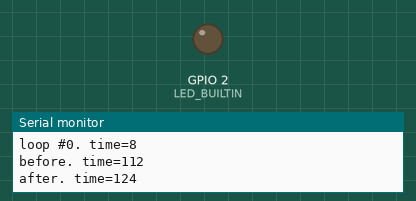
Bench run of a program on a simulated ESP8266 (Wemos D1 mini). On the bench: output pins drawn as LEDs (lit = HIGH, except the on-board LED, lit = LOW), the last lines printed to the serial monitor.

Above: at 0.5 s.
At 9.5 s:
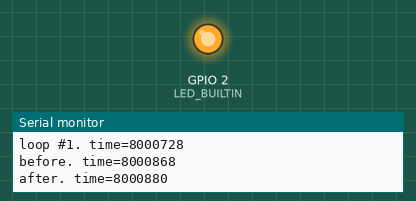
Timing chart, 0 to 10.4 s (numbered marks = the images above):
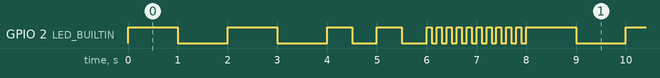

The program:

main.cpp
```cpp
#include <Arduino.h>

void setup() {
   Serial.begin(9600);
  pinMode(LED_BUILTIN, OUTPUT);
}

void loop() {
   int time = micros();
   static int counterLoop=0;
   Serial.printf("loop #%d. time=%d\n", counterLoop,time);
   counterLoop++;
   int a=0;

   for(a=0 ;a <2; a++)
   {
      int time1 = micros();
       digitalWrite(LED_BUILTIN, HIGH);
      int time2 = micros();
      Serial.printf("before. time=%d\n", time1);
      Serial.printf("after. time=%d\n", time2);
     digitalWrite(LED_BUILTIN, HIGH);
     delay(1000);
     digitalWrite(LED_BUILTIN, LOW);
     delay(1000);
   }

   for(a=0 ;a <2 ;a++)
   {
     digitalWrite(LED_BUILTIN, HIGH);
     delay(500);
     digitalWrite(LED_BUILTIN, LOW);
     delay(500);
   }

   for(a=0 ;a <10; a++)
   {
      //Serial.println("i am the first project. time=%d", time);
     digitalWrite(LED_BUILTIN, HIGH);
     delay(100);
     digitalWrite(LED_BUILTIN, LOW);
     delay(100);
   }


}
```

Measured:
- by itself, GPIO 2 (LED_BUILTIN): moves between LOW and HIGH, repeating every 8.0 s
- by itself, everything shown: repeats every 8.0 s, in 16 steps
